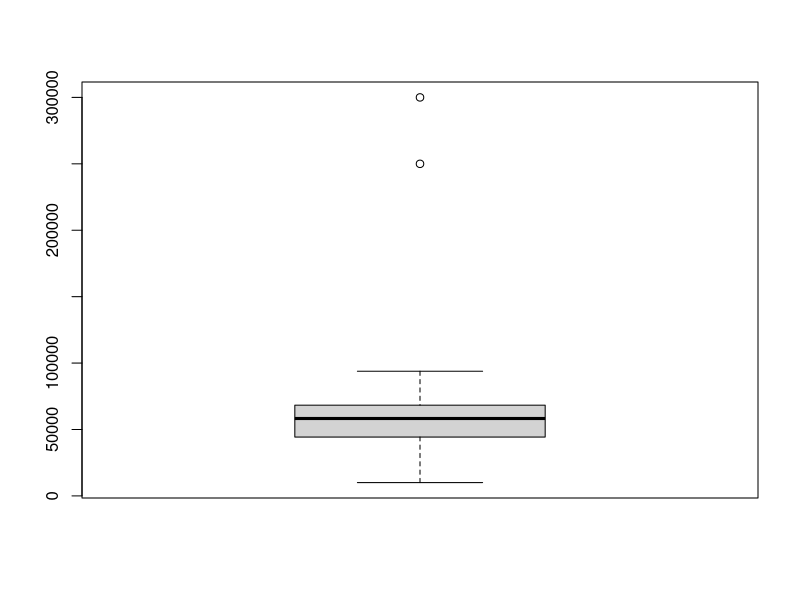
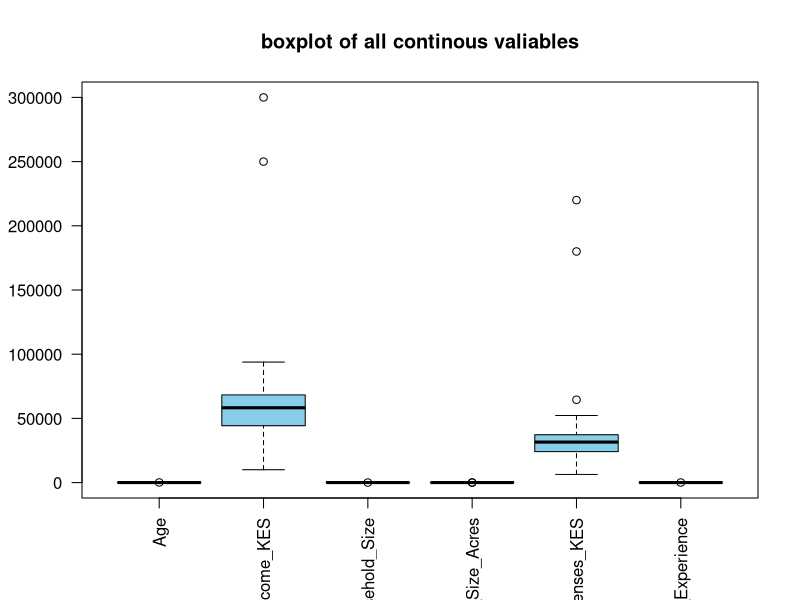
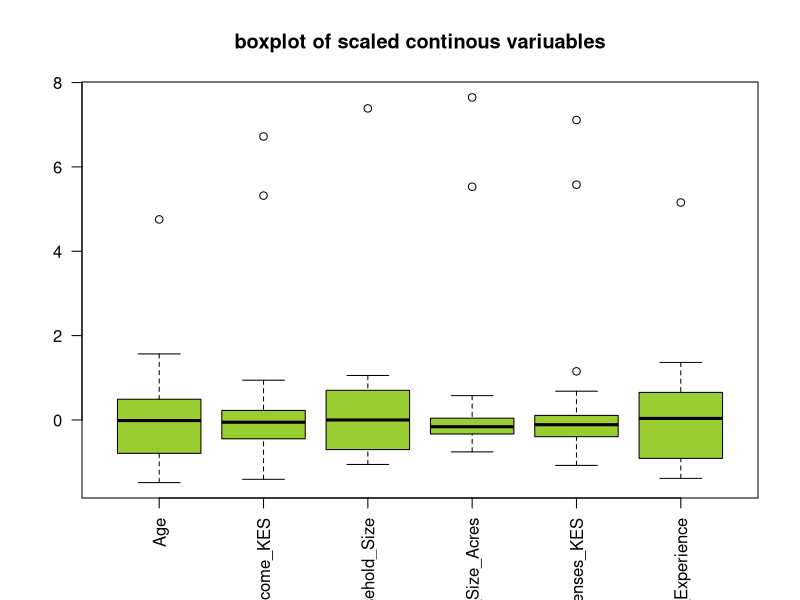
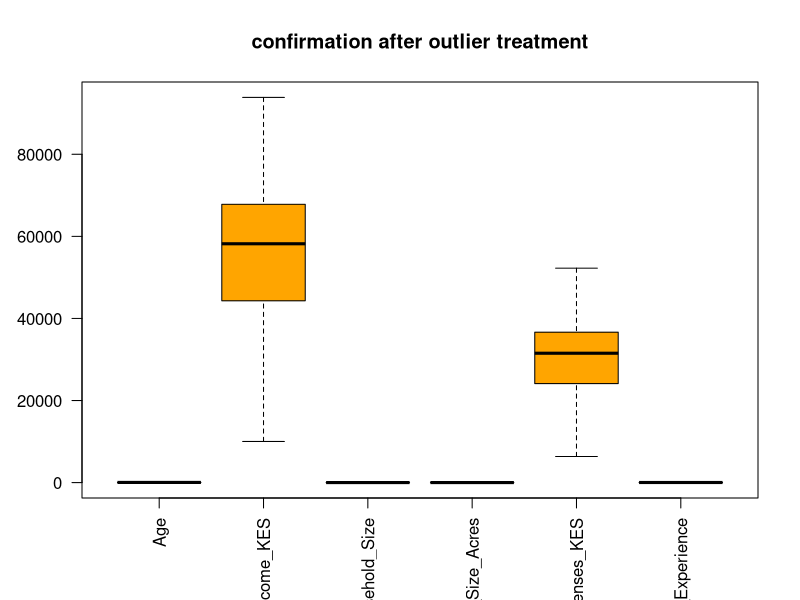
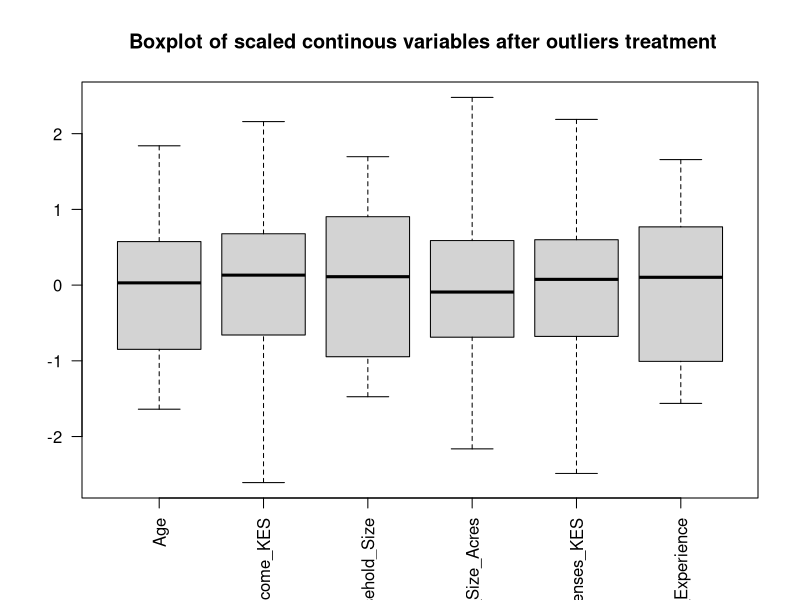

Generate these figures, in order, with R:
## ---- chunk 1
knitr::opts_chunk$set(echo = TRUE)
## ---- chunk 2
setwd("C:/Users/ADMIN/OneDrive/Desktop/caleb makini")

## ---- chunk 3
library(dplyr)
library(tidyverse)
library(ggplot2)
library(tidyr)
library(knitr)
library(psych)
library(rio)
library(readxl)

## ---- chunk 4
data<-read_excel("dtcln.xlsx")
head(data)
## ---- chunk 5
str(data)
## ---- chunk 6
colSums(is.na(data))
## ---- chunk 7
continous_vars<- c("Age",
                   "Income_KES",
                   "Household_Size",
                   "Farm_Size_Acres",
                   "Monthly_Expenses_KES",
                   "Years_Experience"
                   
                   )
  
  
categorical_vars<- c(
  "Education",
  "Gender",
  "Extension_Access",
  "Adoption_Status"
  
)
head(continous_vars)

## ---- chunk 8
colSums(is.na(data[continous_vars]))
## ---- chunk 9
for(var in continous_vars){
  data[[var]][is.na(data[[var]])]<-
    mean(data[[var]], na.rm= TRUE)
}
colSums(is.na(data[continous_vars]))
## ---- chunk 10
for(var in continous_vars){
  data[[var]][is.na(data[[var]])]<-
    mean(data[[var]], na.rm=TRUE)
  
}
cat("Data successful replaced with the mean:\n and updated","\n")
colSums(is.na(data[continous_vars]))

## ---- chunk 11
for(var in continous_vars){
  data[[var]][is.na(data[[var]])]<-
    median(data[[var]], na.rm=TRUE)
}
colSums(is.na(data[continous_vars]))
## ---- chunk 12
get_mode<-function(x){
  ux<-unique(na.omit(x))
  ux[which.max(tabulate(
    match(x, ux)
  ))]
}
cat(" the most category:", get_mode(data$Gender), "\n")
## ---- chunk 13
for(var in categorical_vars){
  mode_value<-get_mode(data[[var]])
    data[[var]][is.na(data[[var]])]<-mode_value
}
colSums(is.na(data[categorical_vars]))
## ---- chunk 14
summary(data[continous_vars])
## ---- chunk 15
boxplot(data$Income_KES)

## ---- chunk 16
boxplot(
  data[continous_vars],
  main="boxplot of all continous valiables",
  las=2,
  col="skyblue"
)
## ---- chunk 17
scaled_data<- scale(data[continous_vars])
scaled_data<-as.data.frame(scaled_data)
head(scaled_data)
boxplot(scaled_data,
        main="boxplot of scaled continous variuables",
        las=2, col="yellowgreen",
        outlier.fill="red"
        )
## ---- chunk 18
  find_outliers<- function(x){
    Q1<-quantile(x, 0.25, na.rm=TRUE)
    Q3<-quantile(x, 0.75, na.rm=TRUE)
    IQR_value<-Q3-Q1
    lower<-Q1-1.5*IQR_value
    upper<-Q3+1.5*IQR_value
    which(x<lower|x>upper)
  }

## ---- chunk 19
find_outliers(data$Income_KES)
find_outliers(data$Farm_Size_Acres)
## ---- chunk 20
outlier_count<-sapply(
  data[continous_vars],
  function(x) length(find_outliers)
)
outlier_count
## ---- chunk 21
replace_outliers_median <- function(x) {
  
  Q1 <- quantile(x, 0.25, na.rm = TRUE)
  Q3 <- quantile(x, 0.75, na.rm = TRUE)
  
  IQR_value <- Q3 - Q1
  
  lower <- Q1 - 1.5 * IQR_value
  upper <- Q3 + 1.5 * IQR_value
  
  
  median_value <- median(x, na.rm = TRUE)
  
  x[x < lower | x > upper] <- median_value
  
  return(x)
}

for (var in continous_vars) {
  
  data[[var]] <- replace_outliers_median(data[[var]])
}

## ---- chunk 22
boxplot(
  data[continous_vars], 
  main="confirmation after outlier treatment",
  las=2,
  col="orange"
)
## ---- chunk 23
scaled_data<-as.data.frame(
  scale(data[continous_vars])
)
boxplot(
  scaled_data, 
  main=" Boxplot of scaled continous variables after outliers treatment",
  las=2
)
